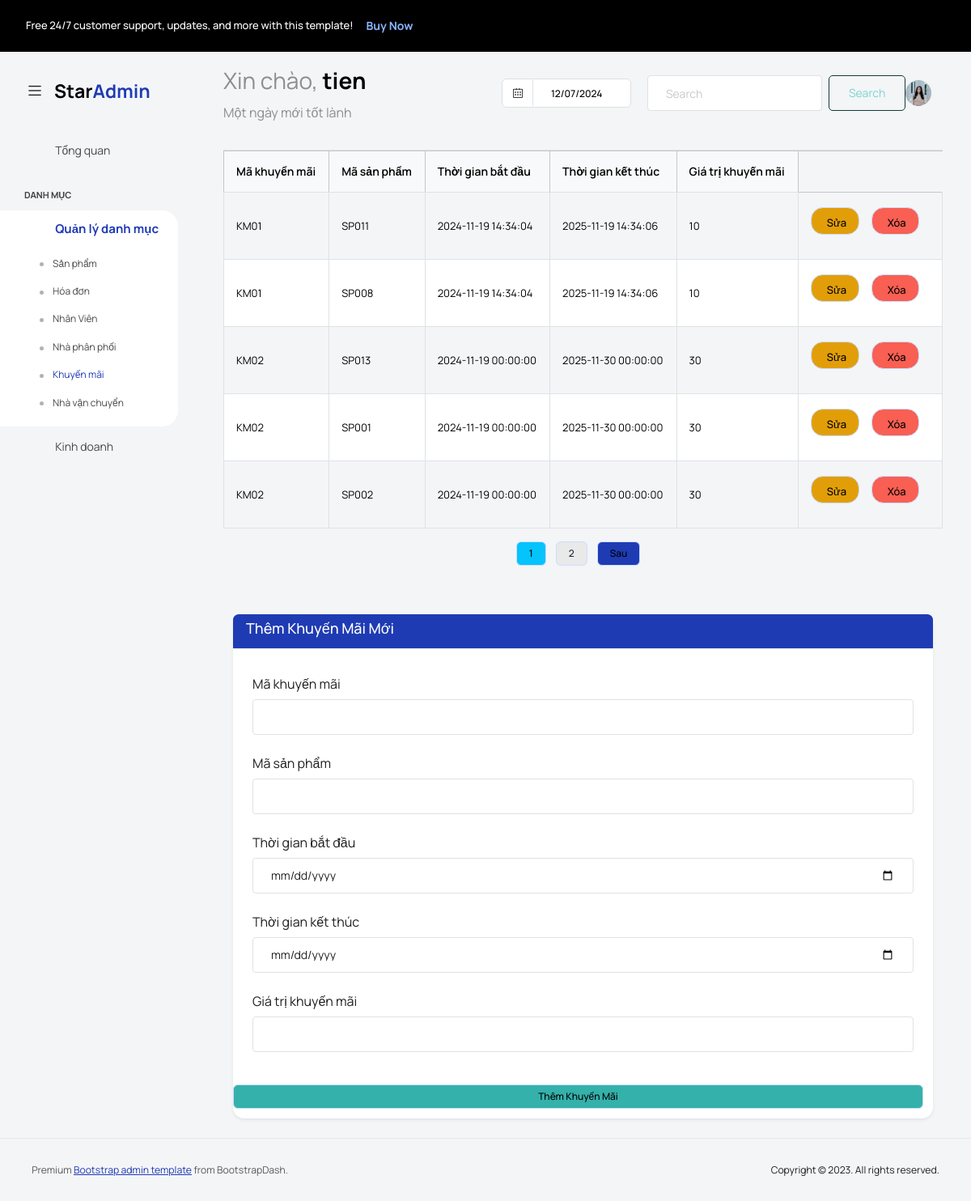
/khuyenmai-ad.php (signed in), run on the app's committed database.
### tables this page shows
CREATE TABLE `km_sp` (
  `KM_MA` varchar(5) NOT NULL,
  `SP_MA` varchar(5) NOT NULL
);

CREATE TABLE `sanpham` (
  `SP_MA` varchar(5) NOT NULL,
  `LSP_MA` varchar(5) NOT NULL,
  `SP_TEN` varchar(50) NOT NULL,
  `SP_MOTA` varchar(255) NOT NULL,
  `SP_HINHANH` varchar(200) NOT NULL
);

CREATE TABLE `khuyenmai` (
  `KM_MA` varchar(5) NOT NULL,
  `KM_TGBD` datetime NOT NULL,
  `KM_TGKT` datetime NOT NULL,
  `KM_GTRI` int(11) NOT NULL
);

### khuyenmai-ad.php (the view, shortened to what this page needs)
<?php
include 'db.php';
?>
<!DOCTYPE html>
<html lang="en">
<head>
    <link rel="stylesheet" href="assets/vendors/feather/feather.css">
    <link rel="stylesheet" href="assets/vendors/mdi/css/materialdesignicons.min.css">
    <link rel="stylesheet" href="assets/vendors/ti-icons/css/themify-icons.css">
    <link rel="stylesheet" href="assets/vendors/font-awesome/css/font-awesome.min.css">
    <link rel="stylesheet" href="assets/vendors/typicons/typicons.css">
    <link rel="stylesheet" href="assets/vendors/simple-line-icons/css/simple-line-icons.css">
    <link rel="stylesheet" href="assets/vendors/css/vendor.bundle.base.css">
    <link rel="stylesheet" href="assets/vendors/bootstrap-datepicker/bootstrap-datepicker.min.css">
    <link rel="stylesheet" href="assets/vendors/datatables.net-bs4/dataTables.bootstrap4.css">
    <link rel="stylesheet" type="text/css" href="assets/js/select.dataTables.min.css">
    <link rel="stylesheet" href="assets/css/style.css">
</head>
<body class="with-welcome-text">
    <div class="container-scroller">
        <div class="row p-0 m-0 proBanner" id="proBanner">
            <div class="col-md-12 p-0 m-0">
                <div class="card-body card-body-padding px-3 d-flex align-items-center justify-content-between">
                    <div class="ps-lg-3">
                        <div class="d-flex align-items-center justify-content-between">
                            <p class="mb-0 fw-medium me-3 buy-now-text">Free 24/7 customer support, updates, and more
                                with this
                                template!</p>
                            <a href="https://www.bootstrapdash.com/product/star-admin-pro/" target="_blank"
                                class="btn me-2 buy-now-btn border-0">Buy Now</a>
                        </div>
                    </div>
                    <div class="d-flex align-items-center justify-content-between">
                        <a href="https://www.bootstrapdash.com/product/star-admin-pro/"><i
                                class="ti-home me-3 text-white"></i></a>
                        <button id="bannerClose" class="btn border-0 p-0">
                            <i class="ti-close text-white"></i>
                        </button>
                    </div>
                </div>
            </div>
        </div>
        <nav class="navbar default-layout col-lg-12 col-12 p-0 fixed-top d-flex align-items-top flex-row">
            <div class="text-center navbar-brand-wrapper d-flex align-items-center justify-content-start">
                <div class="me-3">
                    <button class="navbar-toggler navbar-toggler align-self-center" type="button"
                        data-bs-toggle="minimize">
                        <span class="icon-menu"></span>
                    </button>
                </div>
                <div>
                    <a class="navbar-brand brand-logo" href="admin.php">
                        <img src="assets/images/logo.svg" alt="logo" />
                    </a>
                </div>
            </div>
            <div class="navbar-menu-wrapper d-flex align-items-top">
                <ul class="navbar-nav">
                    <li class="nav-item fw-semibold d-none d-lg-block ms-0">
                        <h1 class="welcome-text">Xin chào, <span
                                class="text-black fw-bold"><?php echo $_SESSION['username'] ?></span></h1>
                        <h3 class="welcome-sub-text">Một ngày mới tốt lành </h3>
                    </li>
                </ul>
                <ul class="navbar-nav ms-auto">
                    <li class="nav-item d-none d-lg-block">
                        <div id="datepicker-popup" class="input-group date datepicker navbar-date-picker">
                            <span class="input-group-addon input-group-prepend border-right">
                                <span class="icon-calendar input-group-text calendar-icon"></span>
                            </span>
                            <input type="text" class="form-control">
                        </div>
                    </li>
                    <li class="nav-item">
          <form class="d-flex" role="search" action="search-ad.php" method="get">
                <input class="form-control me-2" type="search" placeholder="Search" aria-label="Search" name="query">
                <button class="btn btn-outline-success" type="submit">Search</button>
            </form>
          </li>
                    <div class="dropdown">
                        <?php if (isset($_SESSION['username'])): ?>
                            <a href="#" class="d-block link-body-emphasis text-decoration-none dropdown-toggle"
                                data-bs-toggle="dropdown" aria-expanded="false">
                                <img src="<?php echo $_SESSION['avatar']; ?>" alt="Avatar" width="32" height="32"
                                    class="rounded-circle" />
                            </a>
                        <?php endif; ?>
                    </div>
                </ul>
            </div>
        </nav>
        <div class="container-fluid page-body-wrapper">
            <nav class="sidebar sidebar-offcanvas" id="sidebar">
                <ul class="nav">
                    <li class="nav-item">
                        <a class="nav-link" href="admin.php">
                            <i class="mdi mdi-grid-large menu-icon"></i>
                            <span class="menu-title">Tổng quan</span>
                        </a>
                    </li>
                    <li class="nav-item nav-category">Danh mục</li>
                    <li class="nav-item">
                        <a class="nav-link" data-bs-toggle="collapse" href="#ui-basic" aria-expanded="false"
                            aria-controls="ui-basic">
                            <i class="menu-icon mdi mdi-floor-plan"></i>
                            <span class="menu-title">Quản lý danh mục</span>
                            <i class="menu-arrow"></i>
                        </a>
                        <div class="collapse" id="ui-basic">
                            <ul class="nav flex-column sub-menu">
                                <li class="nav-item"> <a class="nav-link" href="sanpham-ad.php">Sản phẩm</a></li>
                                <li class="nav-item"> <a class="nav-link" href="hoadon-ad.php">Hóa đơn</a></li>
                                <li class="nav-item"> <a class="nav-link" href="nhanvien-ad.php">Nhân Viên</a></li>
                                <li class="nav-item"> <a class="nav-link" href="nhaphanphoi-ad.php">Nhà phân phối</a>
                                </li>
                                <li class="nav-item"> <a class="nav-link" href="khuyenmai-ad.php">Khuyến mãi</a></li>
                                <li class="nav-item"> <a class="nav-link" href="nhavanchuyen-ad.php">Nhà vận chuyển</a>
                                </li>
                            </ul>
                        </div>
                    </li>
                    <li class="nav-item">
            <a class="nav-link" data-bs-toggle="collapse" href="#charts" aria-expanded="false" aria-controls="charts">
              <i class="menu-icon mdi mdi-chart-line"></i>
              <span class="menu-title">Kinh doanh</span>
              <i class="menu-arrow"></i>
            </a>
          </li>
                </ul>
            </nav>
            <div class="main-panel">
                <div class="content-wrapper">
                    <div class="row">
                        <div class="col-sm-12">
                            <div class="home-tab">
                                <div class="d-sm-flex align-items-center justify-content-between border-bottom">
                                </div>
                                <table id="example" class="table table-striped table-bordered" style="width:100%">
                                    <thead class="table-light">
                                        <tr>
                                            <th>Mã khuyển mãi </th>
                                            <th>Mã sản phẩm</th>
                                            <th>Thời gian bắt đầu</th>
                                            <th>Thời gian kết thúc</th>
                                            <th>Giá trị khuyến mãi</th>
                                        </tr>
                                    </thead>
                                    <tbody>
                                        <?php
                                        $records_per_page = 5;
                                        $page = isset($_GET['page']) ? $_GET['page'] : 1;
                                        $start_from = ($page - 1) * $records_per_page;
                                        $sql = "SELECT COUNT(*) AS total_records FROM khuyenmai s JOIN KM_SP k on s.KM_MA = k.KM_MA ";
                                        $result = $conn->query($sql);
                                        $row = $result->fetch_assoc();
                                        $total_records = $row['total_records'];
                                        $sql = " SELECT *
                                                FROM khuyenmai n
                                                left join km_sp k on k.KM_MA = n.KM_MA
                                                left JOIN sanpham l ON k.SP_MA = l.SP_MA
                                                LIMIT $start_from, $records_per_page";
                                        $result = $conn->query($sql);
                                        if ($result->num_rows > 0) {
                                            while ($row = $result->fetch_assoc()) {
                                                echo "<tr>";
                                                echo "<td>" . $row["KM_MA"] . "</td>";
                                                echo "<td>" . $row["SP_MA"] . "</td>";
                                                echo "<td class='text-wrap'>" . $row["KM_TGBD"] . "</td>";
                                                echo "<td class='text-wrap'>" . $row["KM_TGKT"] . "</td>";
                                                echo "<td>" .  $row["KM_GTRI"] . "</td>";
                                                echo "<td>";
                                                echo "<a href='edit_khuyenmai.php?id=" . $row["KM_MA"] . "' class='btn btn-warning btn-sm'><i class='bi bi-pencil-square'></i> Sửa</a> ";
                                                echo "<a href='delete_khuyenmai.php?KM_MA=" . $row["KM_MA"] . "&SP_MA=" . $row["SP_MA"] . "' class='btn btn-danger btn-sm' onclick='return confirm(\"Bạn có chắc chắn muốn xóa sản phẩm này không?\")'><i class='bi bi-trash'></i> Xóa</a>";
                                                echo "</td>";
                                                echo "</tr>";
                                            }
                                        } else {
                                            echo "<tr><td colspan='8' class='text-center'>Không có sản phẩm nào.</td></tr>";
                                        }
                                        ?>
                                    </tbody>
                                </table>
                                <div class="d-flex justify-content-center mt-3">
                                    <div class="pagination">
                                        <?php
                                        $total_pages = ceil($total_records / $records_per_page);
                                        for ($i = 1; $i <= $total_pages; $i++) {
                                            if ($i == $page) {
                                                echo "<span class='btn btn-secondary'>$i</span>";
                                            } else {
                                                echo "<a href='?page=$i' class='btn btn-light'>$i</a>";
                                            }
                                        }
                                        if ($page < $total_pages) {
                                            echo "<a href='?page=" . ($page + 1) . "' class='btn btn-primary'>Sau</a>";
                                        }
                                        ?>
                                    </div>
                                </div>
                                <div class="container mt-5">
                                    <div class="card shadow-sm">
                                        <div class="card-header bg-primary text-white">
                                            <h4>Thêm Khuyến Mãi Mới</h4>
                                        </div>
                                        <div class="card-body">
                                            <form action="add_khuyenmai.php" method="POST" id = "km"  onsubmit="formKM(event)">
                                                <div class="mb-3">
                                                    <label for="ma_km" class="form-label">Mã khuyến mãi</label>
                                                    <input type="text" class="form-control" id="ma_km" name="ma_km">
                                                </div>
                                                <div class="mb-3">
                                                    <label for="ma_sp" class="form-label">Mã sản phẩm</label>
                                                    <input type="text" class="form-control" id="ma_sp" name="ma_sp">
                                                </div>
                                                <div class="mb-3">
                                                    <label for="tgbd" class="form-label">Thời gian bắt đầu </label>
                                                    <input type="date" class="form-control" id="tgbd" name="tgbd">
                                                </div>
                                                <div class="mb-3">
                                                    <label for="tgkt" class="form-label">Thời gian kết thúc</label>
                                                    <input type="date" class="form-control" id="tgkt" name="tgkt">
                                                </div>
                                                <div class="mb-3">
                                                    <label for="gtkm" class="form-label">Giá trị khuyến mãi</label>
                                                    <input type="number" class="form-control" id="gtkm" name="gtkm">
                                                </div>
                                                </div>
                                                <button type="submit" class="btn btn-success">Thêm Khuyến Mãi</button>
                                        </div>
                                    </div>
                                </div>
                            </div>
                            </div>
                        </div>
                    </div>
                </div>
                <footer class="footer">
                    <div class="d-sm-flex justify-content-center justify-content-sm-between">
                        <span class="text-muted text-center text-sm-left d-block d-sm-inline-block">Premium <a
                                href="https://www.bootstrapdash.com/" target="_blank">Bootstrap admin template</a> from
                            BootstrapDash.</span>
                        <span class="float-none float-sm-end d-block mt-1 mt-sm-0 text-center">Copyright © 2023. All
                            rights
                            reserved.</span>
                    </div>
                </footer>
            </div>
</body>
</html>

### data on the page
km_sp: KM_MA "KM01", SP_MA.SP_MA "SP011", KM_MA.KM_TGBD "2024-11-19 14:34:04", KM_MA.KM_TGKT "2025-11-19 14:34:06", KM_MA.KM_GTRI "10"
km_sp: KM_MA "KM01", SP_MA.SP_MA "SP008", KM_MA.KM_TGBD "2024-11-19 14:34:04", KM_MA.KM_TGKT "2025-11-19 14:34:06", KM_MA.KM_GTRI "10"
km_sp: KM_MA "KM02", SP_MA.SP_MA "SP013", KM_MA.KM_TGBD "2024-11-19 00:00:00", KM_MA.KM_TGKT "2025-11-30 00:00:00", KM_MA.KM_GTRI "30"
km_sp: KM_MA "KM02", SP_MA.SP_MA "SP001", KM_MA.KM_TGBD "2024-11-19 00:00:00", KM_MA.KM_TGKT "2025-11-30 00:00:00", KM_MA.KM_GTRI "30"
km_sp: KM_MA "KM02", SP_MA.SP_MA "SP002", KM_MA.KM_TGBD "2024-11-19 00:00:00", KM_MA.KM_TGKT "2025-11-30 00:00:00", KM_MA.KM_GTRI "30"

### other printed values
$_SESSION['username'] "tien"
